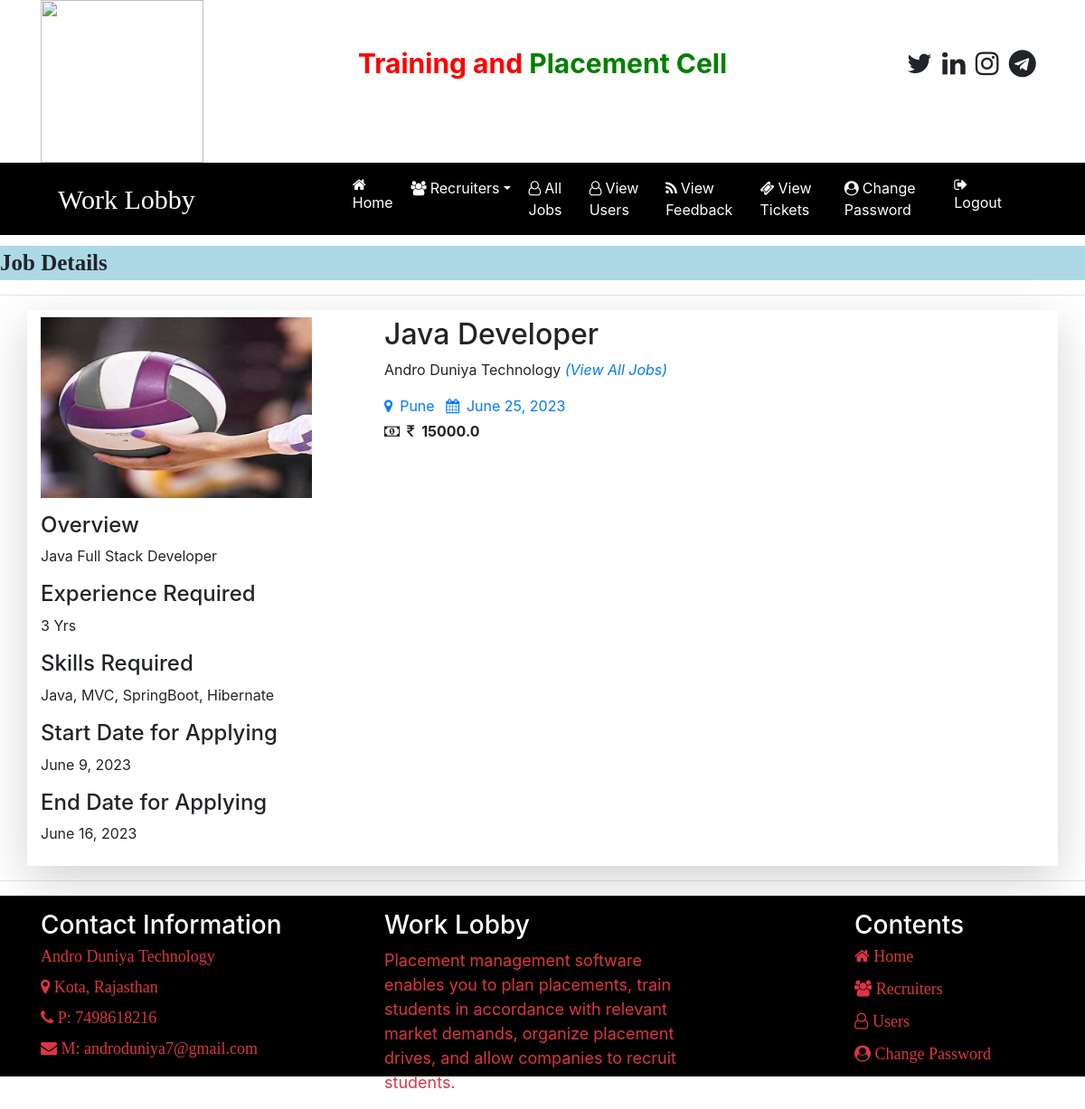
Screenshot of /admin_job_detail/1 with the database file from the repository.
### job/models.py (models this page shows, shortened)
class Job(models.Model):
    recruiter = models.ForeignKey(Recruiter, on_delete=models.CASCADE)
    start_date = models.DateField()
    end_date = models.DateField()
    title = models.CharField(max_length=100)
    salary = models.FloatField(max_length=20)
    image = models.FileField()
    description = models.CharField(max_length=300)
    experience = models.CharField(max_length=50)
    location = models.CharField(max_length=100)
    skills = models.CharField(max_length=100)
    creationdate = models.DateField()

class Recruiter(models.Model):
    user = models.ForeignKey(User, on_delete=models.CASCADE)
    mobile = models.CharField(max_length=15, null=True)
    image = models.FileField(null=True)
    gender = models.CharField(max_length=10, null=True)
    company = models.CharField(max_length=100, null=True)
    type = models.CharField(max_length=15, null=True)
    status = models.CharField(max_length=20, null=True)

### job/views.py (the view)
# urls.py: path('admin_job_detail/<int:pid>', admin_job_detail, name="admin_job_detail"),
def admin_job_detail(request, pid):
    job = Job.objects.get(id=pid)
    d = {'job': job}
    return render(request, 'admin_job_detail.html', d)

### job/templates/admin_job_detail.html (shortened to what this page needs)
{% load static %}
{% block body %}
{% include 'admin_navigation.html'%}
<marquee style="font-family: 'Monotype Corsiva'; font-size:25px; color:darkcolor; background-color:lightblue; font-weight:bold; margin-top:1%">
    Job Details
</marquee>
<hr>
<div class="container shadow-lg py-2 mb-2">
    <div class="row">
        <div class="col-md-4">
            <img src="{{job.image.url}}" style="width:300px; height:200px">
        </div>
        <div class="col-md-6">
            <h2>{{job.title}}</h2>
            <p>{{job.recruiter.company}} <em><a href="{% url 'user_joblist' %}">(View All Jobs)</a></em></p>
            <a href="" class="mr-2"><i class="fa fa-map-marker mr-2" ></i>{{job.location}}</a>
            <a href=""><i class="fa fa-calendar mr-2" ></i>{{job.creationdate}}</a>
            <br>
            <strong><i class="fa fa-money mr-2 mt-2"></i><i class="fa fa-inr mr-2 mt-2"></i>{{job.salary}}</strong>
    </div>
</div>
<div class="mt-3">
<h4>Overview</h4>
    <p>{{job.description}}</p>
    <h4>Experience Required</h4>
    <p>{{job.experience}} Yrs</p>
    <h4>Skills Required</h4>
    <p>{{job.skills}}</p>
    <h4>Start Date for Applying</h4>
    <p>{{job.start_date}}</p>
    <h4>End Date for Applying</h4>
    <p>{{job.end_date}}</p>
</div>
</div>
<hr>
{% include 'footer_admin.html'%}
{% endblock body%}

### rows the page displays
Job: image (picture), title "Java Developer", recruiter.company "Andro Duniya Technology", location "Pune", creationdate "June 25, 2023", salary "15000.0", description "Java Full Stack Developer", experience "3", skills "Java, MVC, SpringBoot, Hibernate", start_date "June 9, 2023", end_date "June 16, 2023"
